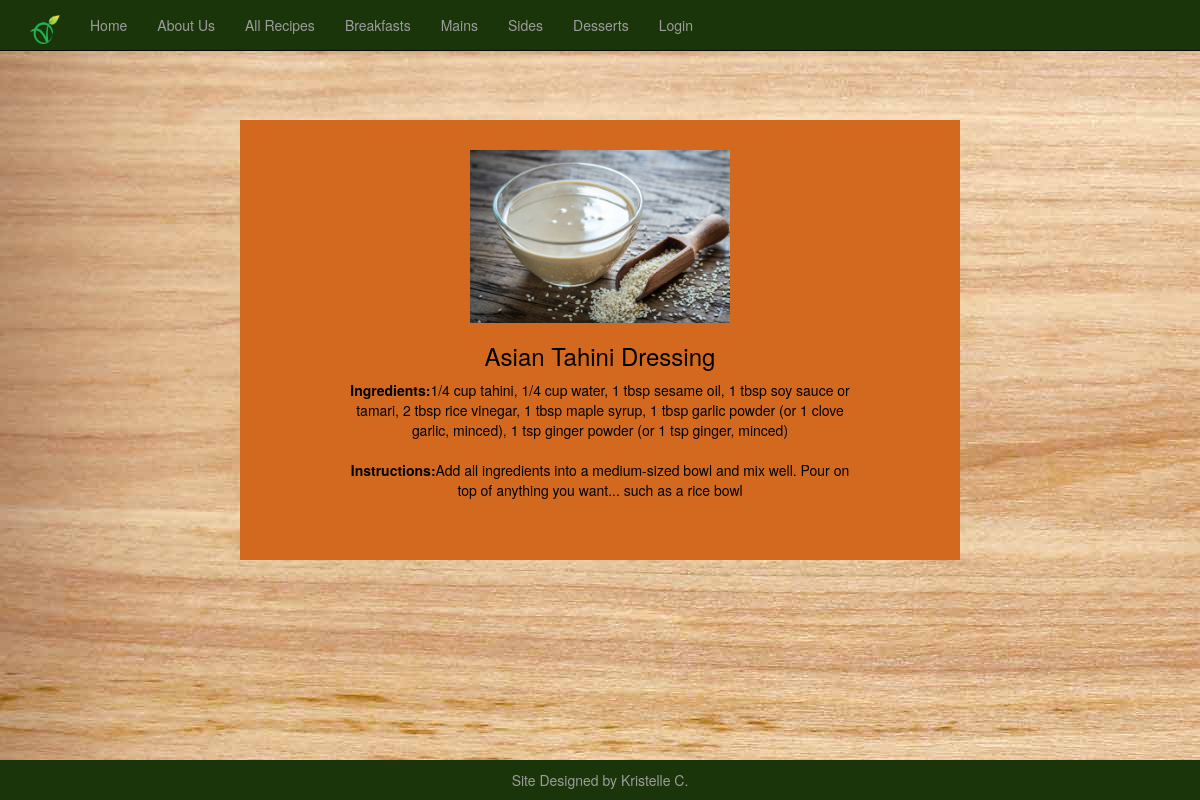
Screenshot of /sides/tahini with the database file from the repository.
### tables this page shows
CREATE TABLE veganfood(title text NOT NULL, ingredients text NOT NULL, instructions text NOT NULL);

### index.py (the view)
@app.route('/')
@app.route('/sides')
@app.route('/sides/tahini')
def tahini():
 g.db = connect_db()
 cur = g.db.execute("select * from veganfood where title='Asian Tahini Dressing'")
 veganfood = [dict(title=row[0], ingredients=row[1], instructions=row[2]) for row in cur.fetchall()]
 g.db.close()
 return render_template('tahini.html', veganfood=veganfood), 200

### index.py (called while the page is built)
def connect_db():
 return sqlite3.connect(app.database)

### templates/tahini.html (shortened to what this page needs)
{% extends "base.html" %}
{%block content%}
<div class="row">
  <div class="column" style="background-color:chocolate; color:black;">
	<img src="{{ url_for('static', filename='img/tahini.jpg') }}"/>
    <p> {% for veganfood in veganfood %}
			<h3>{{ veganfood.title }} <br></h3>
			 <strong>Ingredients:</strong>{{ veganfood.ingredients }}<br><br>
			 <strong>Instructions:</strong>{{ veganfood.instructions }}<br>
	    {% endfor %}</p>
  </div>
</div>
<footer>Site Designed by Kristelle C.</footer>
 {% endblock %}

### templates/base.html (style rules this page uses)
.row { margin-right: -15px; margin-left: -15px; margin: 10% 20%; }
.column { width: 100%; padding: 30px 100px 50px; text-align: center; }
.column img { width: 50%; height: auto; }
* { box-sizing: border-box; }

### templates/tahini.html (style rules this page uses)
footer { clear: both; text-align: center; font-size:14px; position:fixed; right: 0; left: 0; padding: 1rem; background-color:#193509; margin-top:20px; bottom:0; color:#9d9d9d; width:100%; }

### rows the page displays
veganfood: title "Asian Tahini Dressing", ingredients "1/4 cup tahini, 1/4 cup water, 1 tbsp sesame oil, 1 tbsp soy sauce or tamari, 2 tbsp rice vinegar, 1 tbsp maple syrup, 1 tbsp garlic powder (or 1 clove garlic, minced), 1 tsp ginger powder (or 1 tsp ginger, minced)", instructions "Add all ingredients into a medium-sized bowl and mix well. Pour on top of anything you want... such as a rice bowl"
